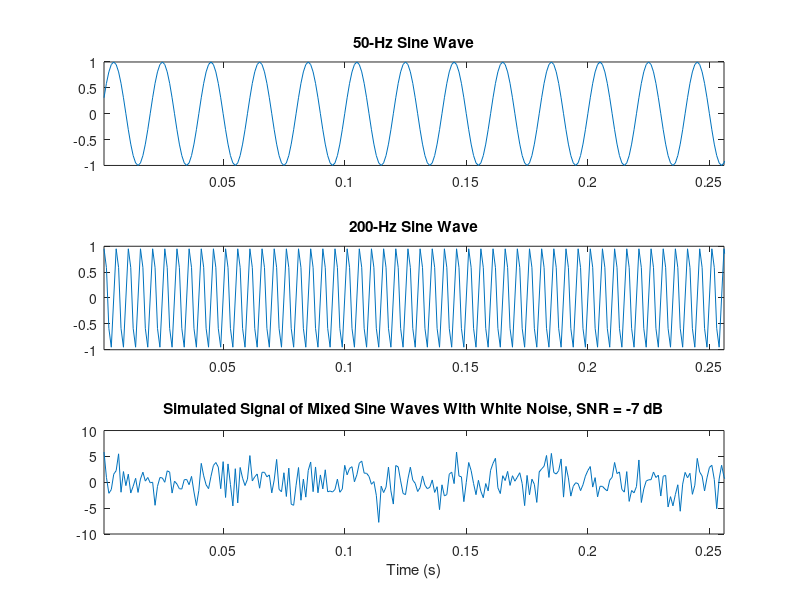
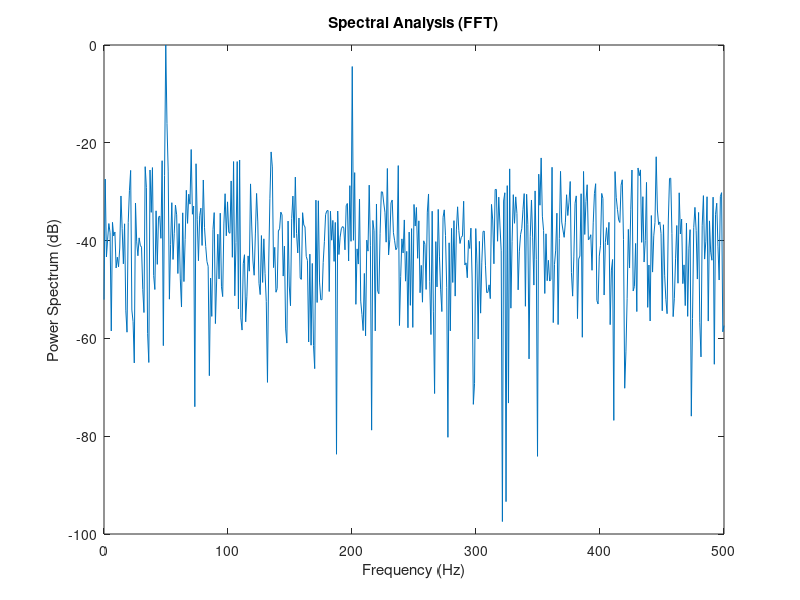
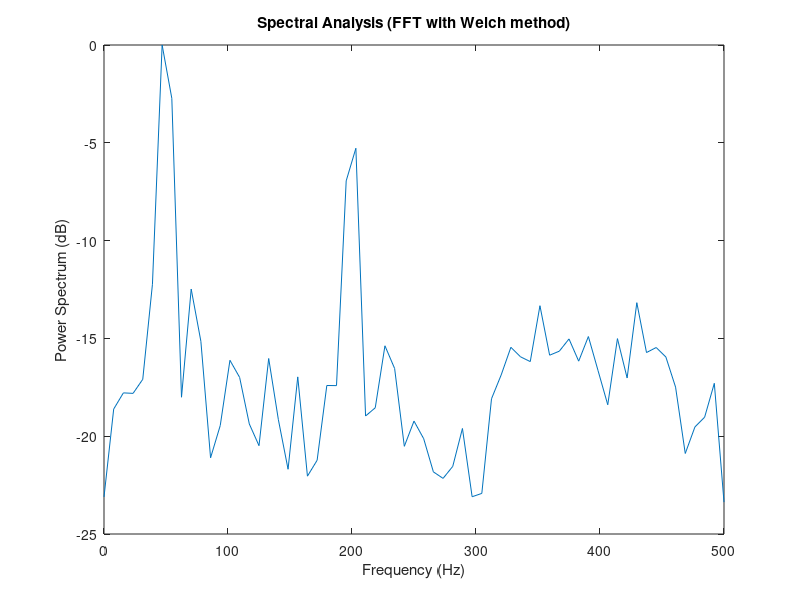

The MATLAB script that drew these images, in order:
%% Author: Lu, Chia-Feng 2013.11.01
clear, close all

%% initialize parameters
samplerate=1000; % in Hz
N=1024; % data length

sinefreq1=50; % in Hz
sinefreq2=200; % in Hz
SNR=-7; % in dB

windowlength=128;  % in data points
%% generate simulated signals 
t=[1:N]/samplerate;
sig1=sin(2*pi*sinefreq1*t);
sig2=sin(2*pi*sinefreq2*t);

data=awgn(sig1+sig2,SNR);  % add white noise to signal according to a specific SNR

figure, 
subplot(3,1,1),plot(t,sig1),xlim([t(1) t(round(N/4))])
title([num2str(sinefreq1) '-Hz Sine Wave'])
subplot(3,1,2),plot(t,sig2),xlim([t(1) t(round(N/4))])
title([num2str(sinefreq2) '-Hz Sine Wave'])
subplot(3,1,3),plot(t,data),xlim([t(1) t(round(N/4))])
title(['Simulated Signal of Mixed Sine Waves With White Noise, SNR = ' num2str(SNR) ' dB'])
xlabel('Time (s)')

%% Spectral analysis (FFT)
nfft = 2^nextpow2(N); % Next power of 2 from length of y
data_freq=fft(data,nfft);
PS=abs(data_freq).^2;
PS=PS/max(PS);
faxis=samplerate/2*linspace(0,1,nfft/2+1);

figure,

plot(faxis,20*log10(PS(1:nfft/2+1))) % represented by dB
title('Spectral Analysis (FFT)')
xlabel('Frequency (Hz)')
ylabel('Power Spectrum (dB)')

%% Spectral analysis (FFT with Welch method)
[PS_W,faxis_W] = pwelch(data,hamming(windowlength),[],windowlength,samplerate);  % power spectrum analysis using Welch method
PS_W=PS_W/max(PS_W);

figure,
plot(faxis_W,20*log10(PS_W))  % represented by dB
title('Spectral Analysis (FFT with Welch method)')
xlabel('Frequency (Hz)')
ylabel('Power Spectrum (dB)')

